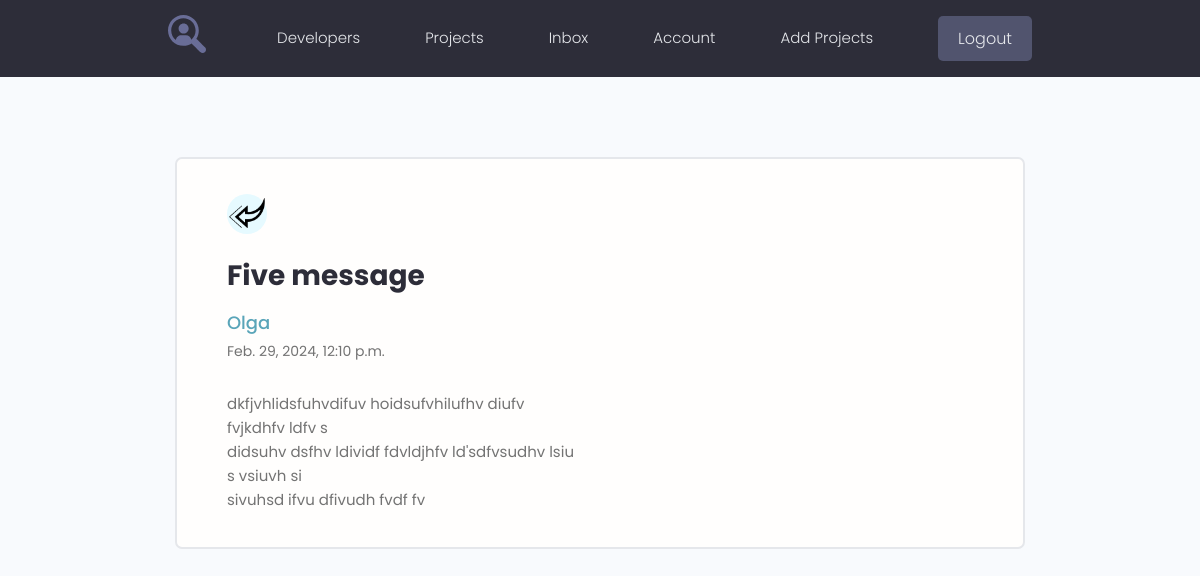
Screenshot of /message/4/ (signed in) with the database file from the repository.
### users/models.py (models this page shows, shortened)
class Message(models.Model):
    sender = models.ForeignKey(Profile, on_delete=models.SET_NULL, null=True, blank=True)
    recipient = models.ForeignKey(Profile, on_delete=models.SET_NULL, null=True, blank=True, related_name='messages')
    name = models.CharField(max_length=200, null=True, blank=True)
    email = models.EmailField(max_length=200, null=True, blank=True)
    subject = models.CharField(max_length=200, null=True, blank=True)
    body = models.TextField()
    is_read = models.BooleanField(default=False)
    created = models.DateTimeField(auto_now_add=True)
    class Meta:
        ordering = ['is_read', 'created']

### users/views.py (the view)
# urls.py: path('message/<str:pk>/', views.view_message, name='message'),
@login_required(login_url="login")
def view_message(request, pk):
    profile = request.user.profile
    message = profile.messages.get(id=pk)
    if message.is_read is False:
        message.is_read = True
        message.save()
    context = {
        "message": message
    }
    return render(request, 'users/message.html', context)

### users/templates/users/message.html
{%extends 'projects/base.html'%}
{%load static%}
{%block content%}
  <main class="messagePage my-xl">
    <div class="content-box">
      <div class="message">
        <a class="backButton" href="{%url 'inbox'%}"><img src="{%static 'images/left.png'%}" alt="left"></a>
        <h2 class="message__subject">{{message.subject}}</h2>
          <a href="profile.html" class="message__author">{{message.name}}</a>
          <p class="message__date">{{message.created}}</p>
          <div class="message__body">
            {{message.body|linebreaksbr}}
          </div>
      </div>
    </div>
  </main>
{%endblock%}

### projects/static/styles/app.css (style rules this page uses)
:root { --color-sub: #2d2d39; }
img { width: 100%; }
.content-box { width: 95%; max-width: 85rem; margin: 0 auto; }
.message { padding: 2.5rem 0; }
.message > a { display: flex; gap: 1rem; }
.message__author, .message__date { flex-basis: 25%; }
.message__subject { flex-basis: 50%; }
.message__date { text-align: right; }
.messagePage .message { list-style: none; background: var(--color-white); padding: 3.5rem 5rem; border: 2px solid var(--color-light); border-radius: 0.7rem; }
.messagePage .message__subject { font-size: 2.8rem; color: var(--color-sub); margin-bottom: 1rem; margin-top: 2rem; }
.messagePage .message__author { font-size: 1.8rem; font-weight: 500; }
.messagePage .message__date { font-size: 1.4rem; font-weight: 400; text-align: left; margin-bottom: 3rem; }
.backButton { background: var(--color-main-light); color: var(--color-main); width: 4rem; height: 4rem; display: flex; align-items: center; justify-content: center; border-radius: 50%; }

### projects/static/uikit/styles/modules/_variables.css (style rules this page uses)
:root { --color-main: #5aa5b9; --color-main-light: #e6faff; --color-sub: #3f4156; --color-sub-light: #51546e; --color-sub-lighter: #ededfd; --color-text: #737373; --color-gray: #8b8b8b; --color-light: #e5e7eb; --color-light-gray: #767676; --color-bg: #f8fafd; --color-white: #fffefd; --color-white-light: #f3f3f3; --color-success: #359e64; --color-success-bg: #def8e8; --color-error: #fc4b0b; --color-error-bg: #fff2ee; --font-base: 'Poppins', arial, helvetica, 'Segoe UI', roboto, ubuntu, sans-serif; --font-monospace: 'Fira Code', 'Courier New', courier, monospace; --font-regular: 300; --font-medium: 500; --font-bold: 700; --generic-shadow: 1px 1px 5px #00000010; --generic-transition: all 0.3s ease-in-out; }

### projects/static/uikit/styles/modules/_base.css (style rules this page uses)
* { margin: 0; padding: 0; box-sizing: border-box; text-rendering: optimizeLegibility; color: inherit; font-size: inherit; }
html { font-size: 50%; }
@media only screen and (min-width: 480px) { html { font-size: 56.25%; } }
@media only screen and (min-width: 1200px) { html { font-size: 62.5%; } }
body { line-height: 1.6; font-weight: 400; font-size: 1.5rem; color: var(--color-text); background-color: var(--color-bg); min-height: 100vh; }

### projects/static/uikit/styles/modules/_typography.css (style rules this page uses)
* { font-family: var(--font-base); }
h2 { font-size: 3.6rem; font-weight: var(--font-bold); }
p, span, strong { font-size: 1.6rem; color: var(--color-text); font-weight: var(--font-regular); }
a { padding-bottom: 2px; text-decoration: none; display: inline-block; color: var(--color-main); font-weight: var(--font-medium); }

### projects/static/uikit/styles/modules/_utilities.css (style rules this page uses)
.my-xl { margin: 8rem auto; }

### rows the page displays
Message: subject "Five message", name "Olga", created "Feb. 29, 2024, 12:10 p.m.", body "dkfjvhlidsfuhvdifuv hoidsufvhilufhv diufv fvjkdhfv ldfv s didsuhv dsfhv ldividf fdvldjhfv ld'sdfvsudhv lsiu s vsiuvh si sivuhsd ifvu dfivudh fvdf fv"
